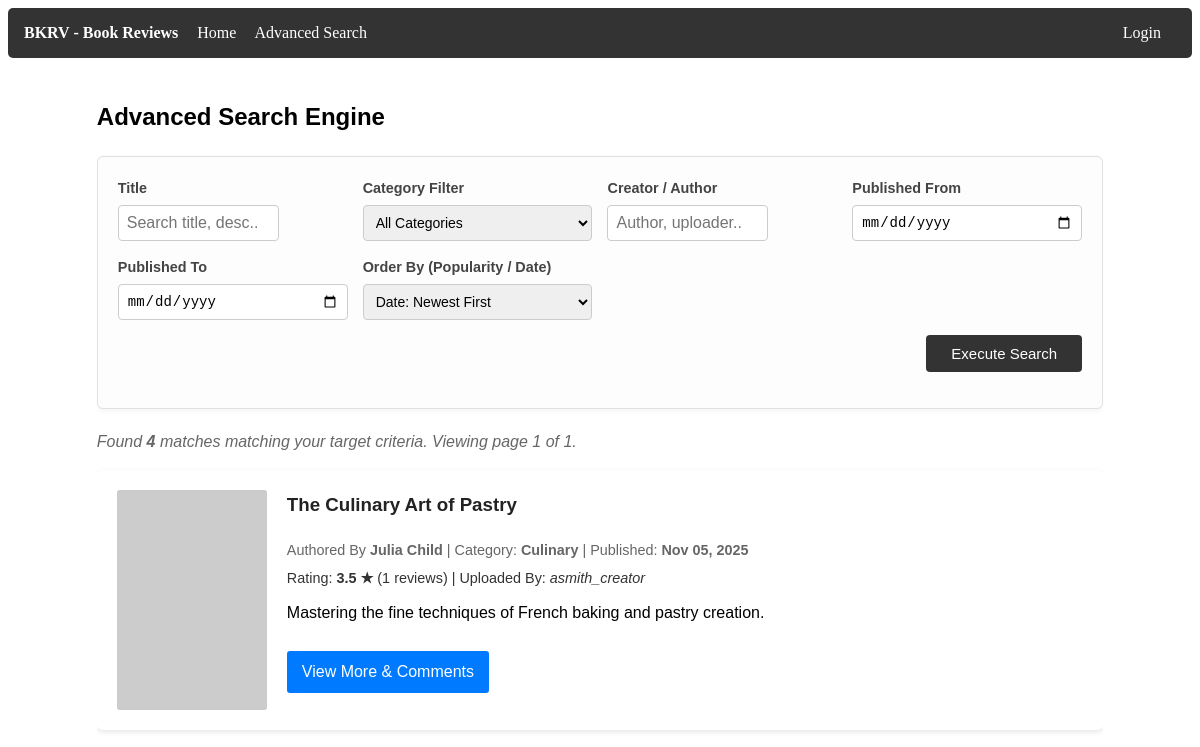
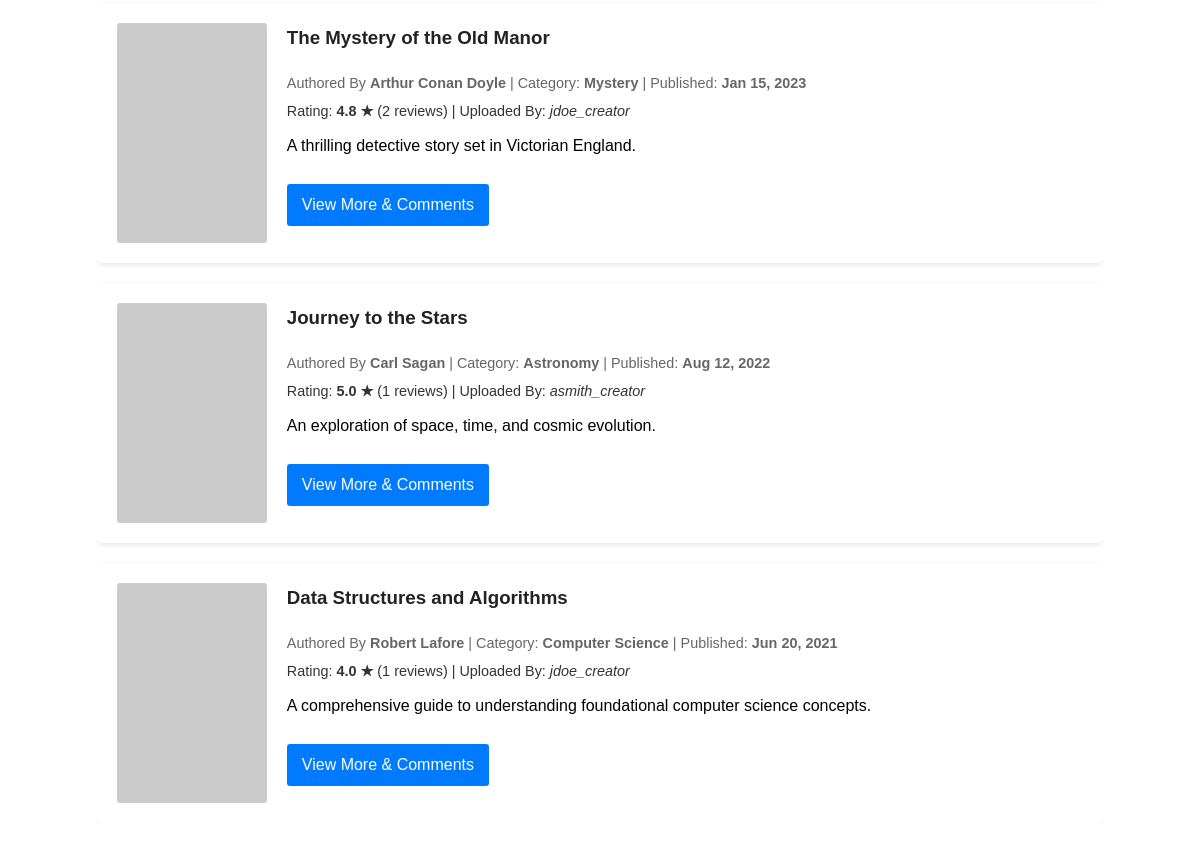
Before: /NetBeansProject/AdvancedSearchPage.php with the older database file (2 pictures, top to bottom).
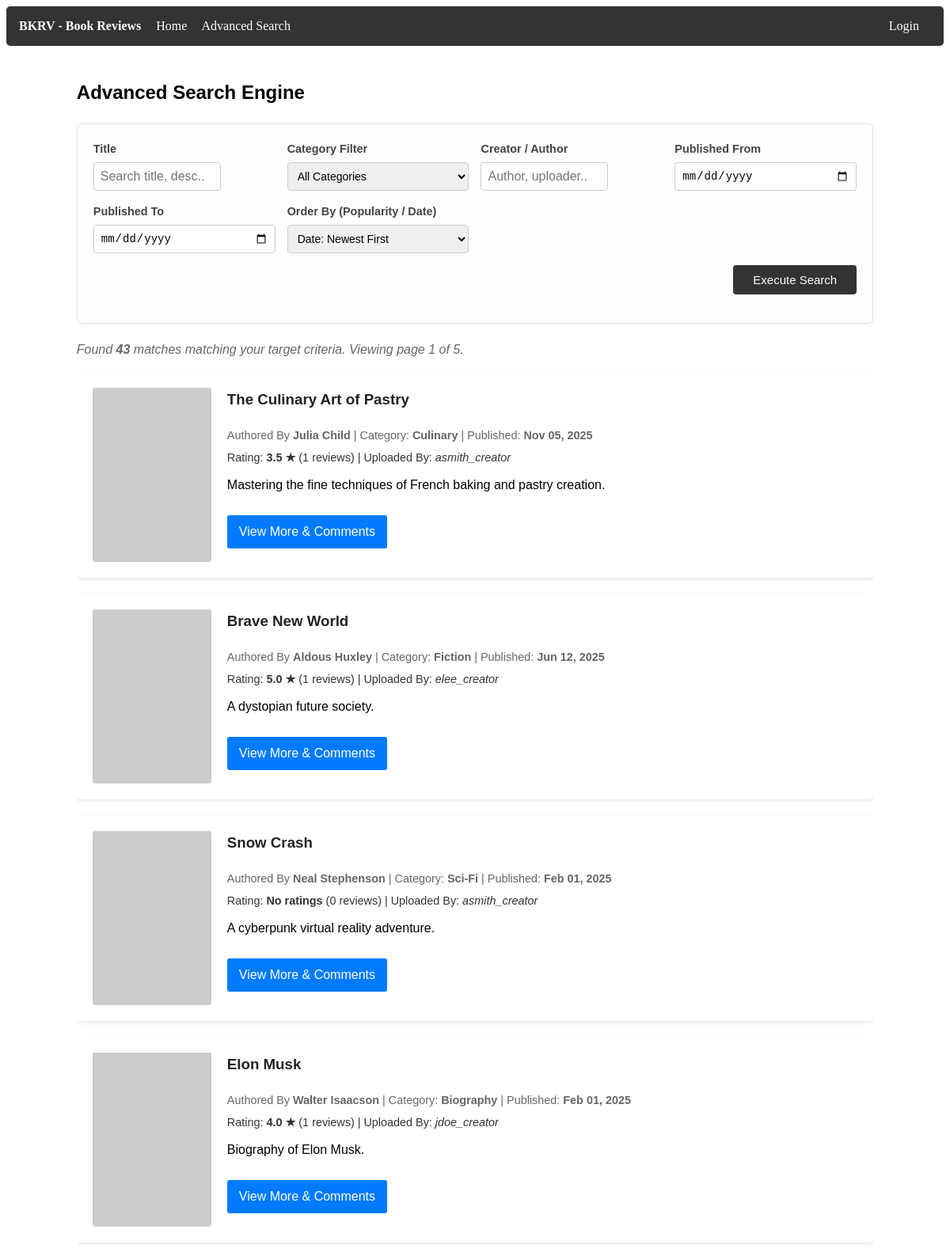
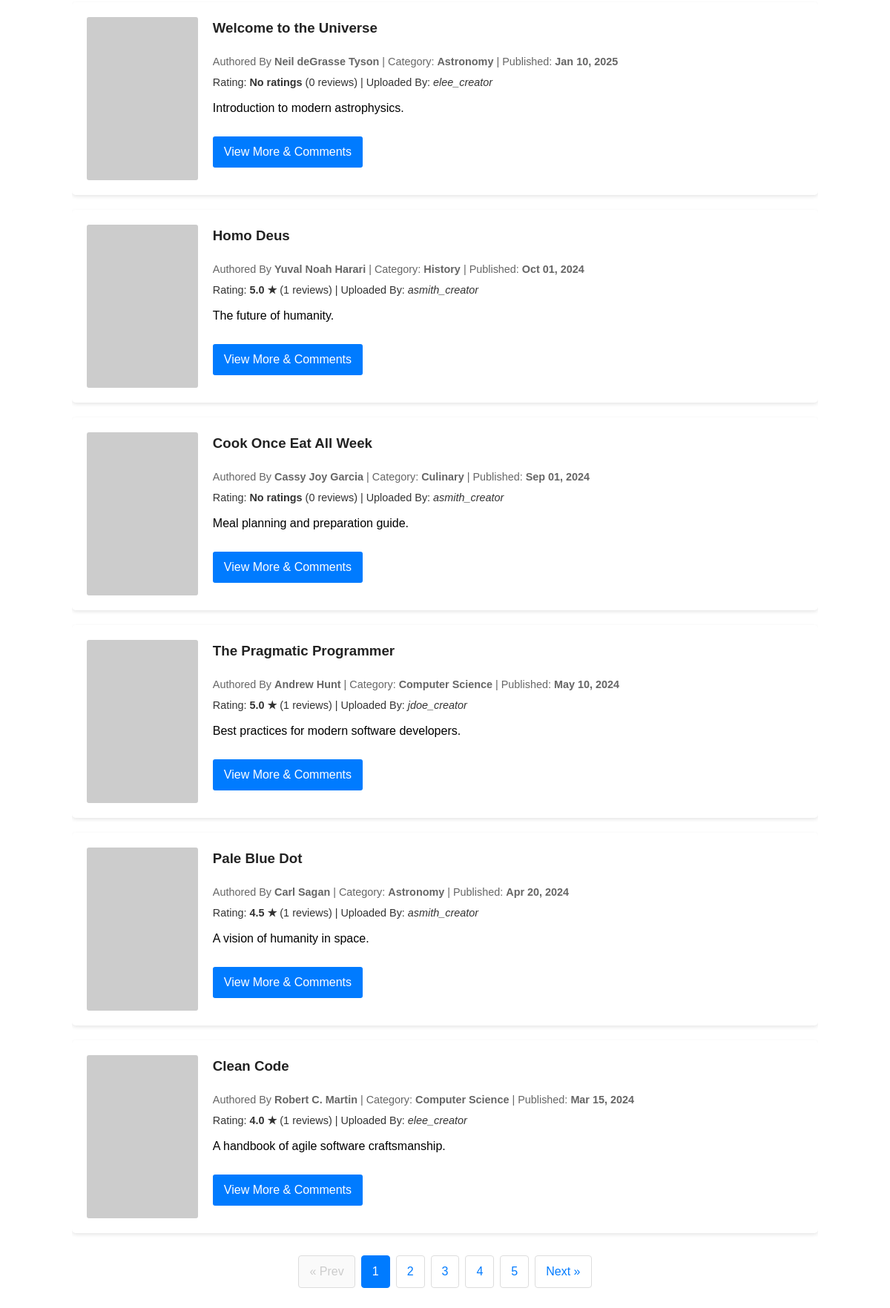
After: the same page with the newer database file (2 pictures, top to bottom).
### tables this page shows
CREATE TABLE dbProj_books
(
    book_id INT AUTO_INCREMENT NOT NULL,

    creator_id INT NULL,

    title VARCHAR(255) NOT NULL,
    author_name VARCHAR(255) NOT NULL,

    short_description VARCHAR(500) NOT NULL,

    category VARCHAR(100) NULL,

    image_url VARCHAR(255) NULL,
    media_url VARCHAR(255) NULL,

    publish_date DATETIME DEFAULT CURRENT_TIMESTAMP,

    created_at TIMESTAMP DEFAULT CURRENT_TIMESTAMP,
    updated_at TIMESTAMP DEFAULT CURRENT_TIMESTAMP
               ON UPDATE CURRENT_TIMESTAMP,

    PRIMARY KEY (book_id),

    INDEX idx_creator (creator_id),
    INDEX idx_author (author_name),
    INDEX idx_category (category),
    INDEX idx_publish_date (publish_date),

    FULLTEXT KEY fx_search_idx
    (
        title,
        author_name,
        short_description,
        category
    ),

    CONSTRAINT FK_dbProj_users_TO_dbProj_books
    FOREIGN KEY (creator_id)
    REFERENCES dbProj_users(user_id)
    ON DELETE SET NULL
    ON UPDATE CASCADE

);

CREATE TABLE dbProj_users
(
    user_id INT AUTO_INCREMENT NOT NULL,

    username VARCHAR(100) NOT NULL,
    email VARCHAR(100) NOT NULL,
    password VARBINARY(255) NOT NULL,

    role ENUM('Viewer','Creator','Admin')
         NOT NULL DEFAULT 'Viewer',

    created_at TIMESTAMP DEFAULT CURRENT_TIMESTAMP,

    PRIMARY KEY (user_id),

    UNIQUE KEY uq_username (username),
    UNIQUE KEY uq_email (email)

);

### NetBeansProject/AdvancedSearchPage.php (the view, shortened to what the changed rows need)
<?php
include 'PageHeader.php';
$pagination = 10;
$page = isset($_GET['page']) && is_numeric($_GET['page']) ? (int) $_GET['page'] : 1;
$search_title    = isset($_GET['title']) ? trim($_GET['title']) : '';
$start_date      = isset($_GET['start_date']) ? trim($_GET['start_date']) : '';
$end_date        = isset($_GET['end_date']) ? trim($_GET['end_date']) : '';
$search_creator  = isset($_GET['creator']) ? trim($_GET['creator']) : '';
$category_filter = isset($_GET['cat']) ? trim($_GET['cat']) : '';
$sort_by         = isset($_GET['sort_by']) ? trim($_GET['sort_by']) : 'newest';
$params = [];
$types = "";
$where_sql = "";
$order_by_sql = "ORDER BY b.publish_date DESC";
$total_query = "SELECT COUNT(DISTINCT b.book_id)
                FROM dbProj_books b
                LEFT JOIN dbProj_users u ON b.creator_id = u.user_id" . $where_sql;
$total_stmt = mysqli_prepare($conn, $total_query);
if ($total_stmt) {
    mysqli_stmt_execute($total_stmt);
    $total_result = mysqli_stmt_get_result($total_stmt);
    $total_rows = mysqli_fetch_array($total_result)[0];
} else {
    die("Count query execution error: " . mysqli_error($conn));
}
$total_pages = ceil($total_rows / $pagination);
$offset = ($page - 1) * $pagination;
$query = "SELECT b.book_id, b.title, b.author_name, b.short_description, b.image_url, b.media_url, b.publish_date, b.category, u.username,
                 IFNULL(AVG(cr.rating), 0.00) as avg_rating,
                 COUNT(cr.comment_id) as review_count
          FROM dbProj_books b
          LEFT JOIN dbProj_users u ON b.creator_id = u.user_id
          LEFT JOIN dbProj_comments_ratings cr ON b.book_id = cr.book_id"
        . $where_sql .
        " GROUP BY b.book_id "
        . $order_by_sql .
        " LIMIT ? OFFSET ?";
$stmt = mysqli_prepare($conn, $query);
if ($stmt) {
    $final_params = $params;
    $final_params[] = $pagination;
    $final_params[] = $offset;
    $final_types = $types . "ii";
    mysqli_stmt_bind_param($stmt, $final_types, ...$final_params);
    mysqli_stmt_execute($stmt);
    $result = mysqli_stmt_get_result($stmt);
} else {
    die("Database execution error: " . mysqli_error($conn));
}
function buildPaginationUrl($page_num, $title, $start, $end, $creator, $cat, $sort) {
    $query_args = ['page' => $page_num];
    if (!empty($sort))    $query_args['sort_by'] = $sort;
    return '?' . http_build_query($query_args);
}
?>
<div class="hp-container">
    <h2>Advanced Search Engine</h2>
    <div class="hp-search-container">
        <form action="" method="GET">
        </form>
    </div>
    <?php if ($total_rows > 0): ?>
        <p style="color: #666; font-style: italic; margin-bottom: 15px;">
            Found <strong><?php echo $total_rows; ?></strong> matches matching your target criteria. Viewing page <?php echo $page; ?> of <?php echo $total_pages; ?>.
        </p>
    <?php endif; ?>
    <div class="hp-book-list">
        <?php
        if ($result && mysqli_num_rows($result) > 0):
            while ($row = mysqli_fetch_assoc($result)):
                $image_src = !empty($row['image_url']) ? htmlspecialchars($row['image_url']) : 'https://via.placeholder.com/150x220?text=No+Cover';
                $rating_display = ($row['avg_rating'] > 0) ? number_format($row['avg_rating'], 1) . " ★" : "No ratings";
                ?>
                <div class="hp-book-card">
                    <img src="<?php echo $image_src; ?>" alt="<?php echo htmlspecialchars($row['title']); ?> Cover" class="hp-book-image">
                    <div class="hp-book-details">
                        <h3 class="hp-book-title"><?php echo htmlspecialchars($row['title']); ?></h3>
                        <div class="hp-meta-info">
                            Authored By <strong><?php echo htmlspecialchars($row['author_name']); ?></strong> |
                            Category: <strong><?php echo htmlspecialchars($row['category'] ?? 'Uncategorized'); ?></strong> |
                            Published: <strong><?php echo !empty($row['publish_date']) ? date('M d, Y', strtotime($row['publish_date'])) : 'N/A'; ?></strong>
                        </div>
                        <div class="hp-meta-info" style="color: #333; margin-top: -5px;">
                            Rating: <strong><?php echo $rating_display; ?></strong> (<?php echo $row['review_count']; ?> reviews) |
                            Uploaded By: <em><?php echo htmlspecialchars($row['username'] ?? 'Anonymous'); ?></em>
                        </div>
                        <p style="margin-top: 8px;"><?php echo htmlspecialchars($row['short_description']); ?></p>
                        <a href="BookComments.php?id=<?php echo $row['book_id']; ?>" class="hp-view-more-btn">View More & Comments</a>
                    </div>
                </div>
                <?php
            endwhile;
        endif; ?>
    </div>
    <?php if ($total_pages > 1): ?>
        <ul class="hp-pagination">
            <?php if ($page <= 1): ?>
                <li class="disabled"><span>&laquo; Prev</span></li>
            <?php else: ?>
                <li><a href="<?php echo buildPaginationUrl($page - 1, $search_title, $start_date, $end_date, $search_creator, $category_filter, $sort_by); ?>">&laquo; Prev</a></li>
            <?php endif; ?>
            <?php for ($i = 1; $i <= $total_pages; $i++): ?>
                <?php if ($page == $i): ?>
                    <li class="active"><span><?php echo $i; ?></span></li>
                <?php else: ?>
                    <li><a href="<?php echo buildPaginationUrl($i, $search_title, $start_date, $end_date, $search_creator, $category_filter, $sort_by); ?>"><?php echo $i; ?></a></li>
                <?php endif; ?>
            <?php endfor; ?>
            <?php if ($page >= $total_pages): ?>
                <li class="disabled"><span>Next &raquo;</span></li>
            <?php else: ?>
                <li><a href="<?php echo buildPaginationUrl($page + 1, $search_title, $start_date, $end_date, $search_creator, $category_filter, $sort_by); ?>">Next &raquo;</a></li>
            <?php endif; ?>
        </ul>
    <?php endif; ?>
</div>

Changed rows visible on the page:
no longer on this page (row unchanged): dbproj_books: title "The Mystery of the Old Manor", author_name "Arthur Conan Doyle", category "Mystery", publish_date "Jan 15, 2023", rating_display "4.8 ★", review_count "2", creator.username "jdoe_creator", short_description "A thrilling detective story set in Victorian England."
no longer on this page (row edited): dbproj_books: title "Journey to the Stars", author_name "Carl Sagan", category "Astronomy", publish_date "Aug 12, 2022", rating_display "5.0 ★", review_count "1", creator.username "asmith_creator", short_description "An exploration of space, time, and cosmic evolution."
no longer on this page (row edited): dbproj_books: title "Data Structures and Algorithms", author_name "Robert Lafore", category "Computer Science", publish_date "Jun 20, 2021", rating_display "4.0 ★", review_count "1", creator.username "jdoe_creator", short_description "A comprehensive guide to understanding foundational computer science concepts."
added dbproj_books: title "Brave New World", author_name "Aldous Huxley", category "Fiction", publish_date "Jun 12, 2025", rating_display "5.0 ★", review_count "1", creator.username "elee_creator", short_description "A dystopian future society."
added dbproj_books: title "Snow Crash", author_name "Neal Stephenson", category "Sci-Fi", publish_date "Feb 01, 2025", rating_display "No ratings", review_count "0", creator.username "asmith_creator", short_description "A cyberpunk virtual reality adventure."
added dbproj_books: title "Elon Musk", author_name "Walter Isaacson", category "Biography", publish_date "Feb 01, 2025", rating_display "4.0 ★", review_count "1", creator.username "jdoe_creator", short_description "Biography of Elon Musk."
added dbproj_books: title "Welcome to the Universe", author_name "Neil deGrasse Tyson", category "Astronomy", publish_date "Jan 10, 2025", rating_display "No ratings", review_count "0", creator.username "elee_creator", short_description "Introduction to modern astrophysics."
added dbproj_books: title "Homo Deus", author_name "Yuval Noah Harari", category "History", publish_date "Oct 01, 2024", rating_display "5.0 ★", review_count "1", creator.username "asmith_creator", short_description "The future of humanity."
added dbproj_books: title "Cook Once Eat All Week", author_name "Cassy Joy Garcia", category "Culinary", publish_date "Sep 01, 2024", rating_display "No ratings", review_count "0", creator.username "asmith_creator", short_description "Meal planning and preparation guide."
added dbproj_books: title "The Pragmatic Programmer", author_name "Andrew Hunt", category "Computer Science", publish_date "May 10, 2024", rating_display "5.0 ★", review_count "1", creator.username "jdoe_creator", short_description "Best practices for modern software developers."
added dbproj_books: title "Pale Blue Dot", author_name "Carl Sagan", category "Astronomy", publish_date "Apr 20, 2024", rating_display "4.5 ★", review_count "1", creator.username "asmith_creator", short_description "A vision of humanity in space."
added dbproj_books: title "Clean Code", author_name "Robert C. Martin", category "Computer Science", publish_date "Mar 15, 2024", rating_display "4.0 ★", review_count "1", creator.username "elee_creator", short_description "A handbook of agile software craftsmanship."
Other visible differences:
$total_rows: "4" → "43"
$total_pages: "1" → "5"
text now shown: "« Prev Next »"
new list line: "1"
new list line: "2"
new list line: "3"
new list line: "4"
new list line: "5"
